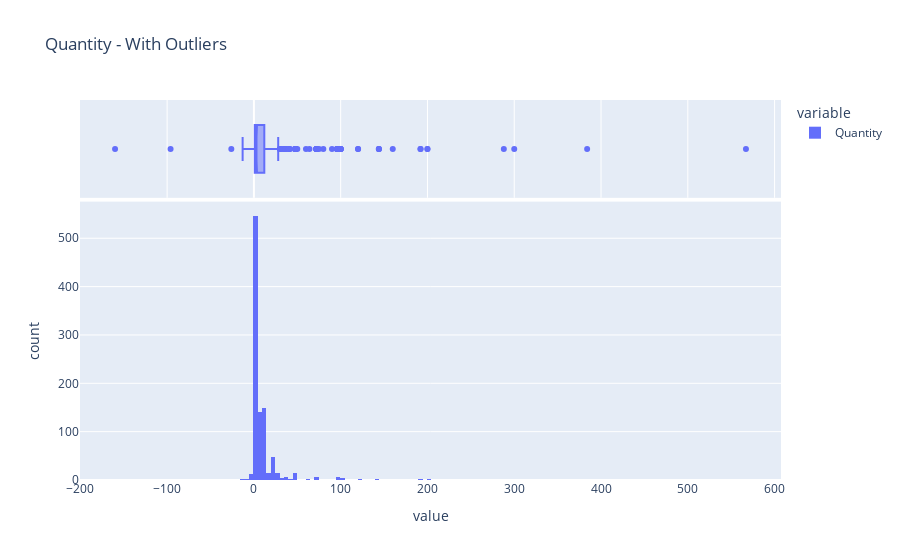
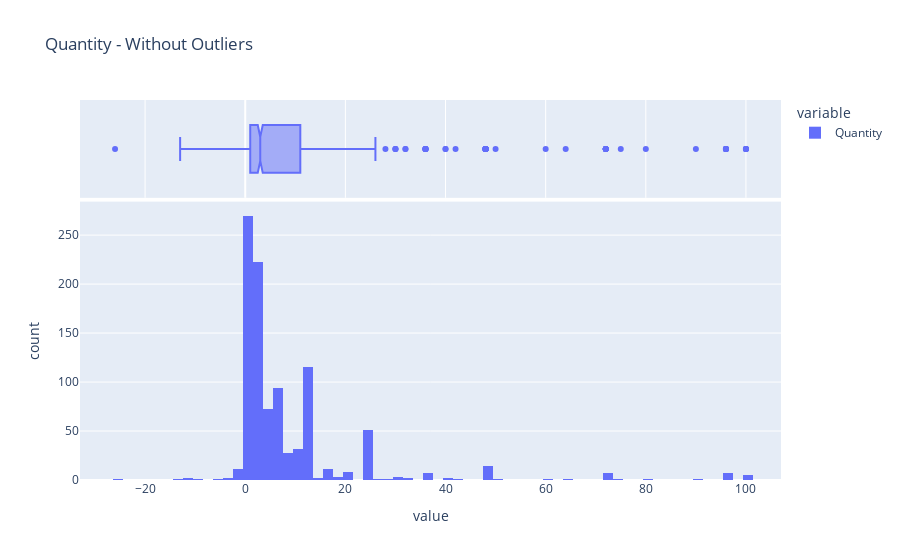

Notebook cell for these charts, in order:
### Markdown cell above
Con respecto a la primera serie, tras observar los resultados obtenidos en la tabla *Price Profile* se obtuvo un valor mínimo de -53594.36, lo cual carece de sentido para esta variable debido a que no existen precios de venta negativos. Producto de esto, muchos de los estadísticos presentes en la tabla presentarán datos distorsionados y poco precisos con respecto al comportamiento real de la variable. Adicionalmente, se aprecia un valor absoluto del skew bastante alto, debido a la presencia de outliers. Esto última se nota particularmente al observar que el valor máximo corresponde a 25111.09, pero el 75% de los datos es menor o igual a 4.21.

Por otro lado, al analizar los gráficos se puede observar que al remover los outliers, los datos restantes se vuelven más representativos y el rango de datos se vuelve más acotado, por lo que se puede observar una mejor visualización de la distribución de los datos en el histograma.

### Code cell
profile_serie(df_retail["Quantity"])

### Figure 1 — Plotly figure (JSON) as saved in the notebook; plotly's stock layout.template omitted (floating-point values rounded to 4 significant figures; data arrays with more than 128 entries replaced by an {"elided": "..."} marker saying what was removed)
{"data": [{"alignmentgroup": "True", "bingroup": "x", "hovertemplate": "variable=Quantity<br>value=%{x}<br>count=%{y}<extra></extra>", "legendgroup": "Quantity", "marker": {"color": "#636efa", "pattern": {"shape": ""}}, "name": "Quantity", "offsetgroup": "Quantity", "orientation": "v", "showlegend": true, "type": "histogram", "x": {"elided": "1000 int values"}, "xaxis": "x", "yaxis": "y"}, {"alignmentgroup": "True", "hovertemplate": "variable=Quantity<br>value=%{x}<extra></extra>", "legendgroup": "Quantity", "marker": {"color": "#636efa"}, "name": "Quantity", "notched": true, "offsetgroup": "Quantity", "showlegend": false, "type": "box", "x": {"elided": "1000 int values"}, "xaxis": "x2", "yaxis": "y2"}], "layout": {"barmode": "relative", "legend": {"title": {"text": "variable"}, "tracegroupgap": 0}, "title": {"text": "Quantity - With Outliers"}, "xaxis": {"anchor": "y", "domain": [0, 1], "title": {"text": "value"}}, "xaxis2": {"anchor": "y2", "domain": [0, 1], "matches": "x", "showgrid": true, "showticklabels": false}, "yaxis": {"anchor": "x", "domain": [0, 0.7326], "title": {"text": "count"}}, "yaxis2": {"anchor": "x2", "domain": [0.7426, 1], "matches": "y2", "showgrid": false, "showline": false, "showticklabels": false, "ticks": ""}}}

### Figure 2 — Plotly figure (JSON) as saved in the notebook; plotly's stock layout.template omitted (floating-point values rounded to 4 significant figures; data arrays with more than 128 entries replaced by an {"elided": "..."} marker saying what was removed)
{"data": [{"alignmentgroup": "True", "bingroup": "x", "hovertemplate": "variable=Quantity<br>value=%{x}<br>count=%{y}<extra></extra>", "legendgroup": "Quantity", "marker": {"color": "#636efa", "pattern": {"shape": ""}}, "name": "Quantity", "offsetgroup": "Quantity", "orientation": "v", "showlegend": true, "type": "histogram", "x": {"elided": "984 int values"}, "xaxis": "x", "yaxis": "y"}, {"alignmentgroup": "True", "hovertemplate": "variable=Quantity<br>value=%{x}<extra></extra>", "legendgroup": "Quantity", "marker": {"color": "#636efa"}, "name": "Quantity", "notched": true, "offsetgroup": "Quantity", "showlegend": false, "type": "box", "x": {"elided": "984 int values"}, "xaxis": "x2", "yaxis": "y2"}], "layout": {"barmode": "relative", "legend": {"title": {"text": "variable"}, "tracegroupgap": 0}, "title": {"text": "Quantity - Without Outliers"}, "xaxis": {"anchor": "y", "domain": [0, 1], "title": {"text": "value"}}, "xaxis2": {"anchor": "y2", "domain": [0, 1], "matches": "x", "showgrid": true, "showticklabels": false}, "yaxis": {"anchor": "x", "domain": [0, 0.7326], "title": {"text": "count"}}, "yaxis2": {"anchor": "x2", "domain": [0.7426, 1], "matches": "y2", "showgrid": false, "showline": false, "showticklabels": false, "ticks": ""}}}
